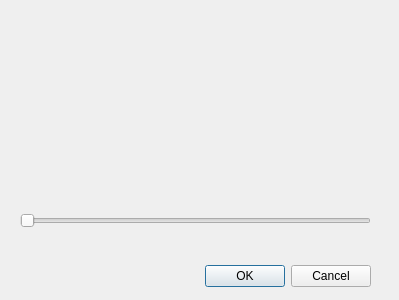
<?xml version="1.0" encoding="UTF-8"?>
<ui version="4.0">
 <class>Dialog</class>
 <widget class="QDialog" name="Dialog">
  <property name="geometry">
   <rect>
    <x>0</x>
    <y>0</y>
    <width>399</width>
    <height>300</height>
   </rect>
  </property>
  <property name="windowTitle">
   <string>Dialog</string>
  </property>
  <widget class="QDialogButtonBox" name="buttonBox">
   <property name="geometry">
    <rect>
     <x>30</x>
     <y>260</y>
     <width>341</width>
     <height>32</height>
    </rect>
   </property>
   <property name="orientation">
    <enum>Qt::Horizontal</enum>
   </property>
   <property name="standardButtons">
    <set>QDialogButtonBox::Cancel|QDialogButtonBox::Ok</set>
   </property>
  </widget>
  <widget class="QWidget" name="verticalLayoutWidget">
   <property name="geometry">
    <rect>
     <x>19</x>
     <y>19</y>
     <width>351</width>
     <height>171</height>
    </rect>
   </property>
   <layout class="QVBoxLayout" name="verticalLayout"/>
  </widget>
  <widget class="QSlider" name="horizontalSlider">
   <property name="geometry">
    <rect>
     <x>20</x>
     <y>210</y>
     <width>351</width>
     <height>22</height>
    </rect>
   </property>
   <property name="minimum">
    <number>5</number>
   </property>
   <property name="maximum">
    <number>30</number>
   </property>
   <property name="pageStep">
    <number>1</number>
   </property>
   <property name="value">
    <number>5</number>
   </property>
   <property name="orientation">
    <enum>Qt::Horizontal</enum>
   </property>
  </widget>
 </widget>
 <resources/>
 <connections>
  <connection>
   <sender>buttonBox</sender>
   <signal>accepted()</signal>
   <receiver>Dialog</receiver>
   <slot>accept()</slot>
   <hints>
    <hint type="sourcelabel">
     <x>248</x>
     <y>254</y>
    </hint>
    <hint type="destinationlabel">
     <x>157</x>
     <y>274</y>
    </hint>
   </hints>
  </connection>
  <connection>
   <sender>buttonBox</sender>
   <signal>rejected()</signal>
   <receiver>Dialog</receiver>
   <slot>reject()</slot>
   <hints>
    <hint type="sourcelabel">
     <x>316</x>
     <y>260</y>
    </hint>
    <hint type="destinationlabel">
     <x>286</x>
     <y>274</y>
    </hint>
   </hints>
  </connection>
 </connections>
</ui>
